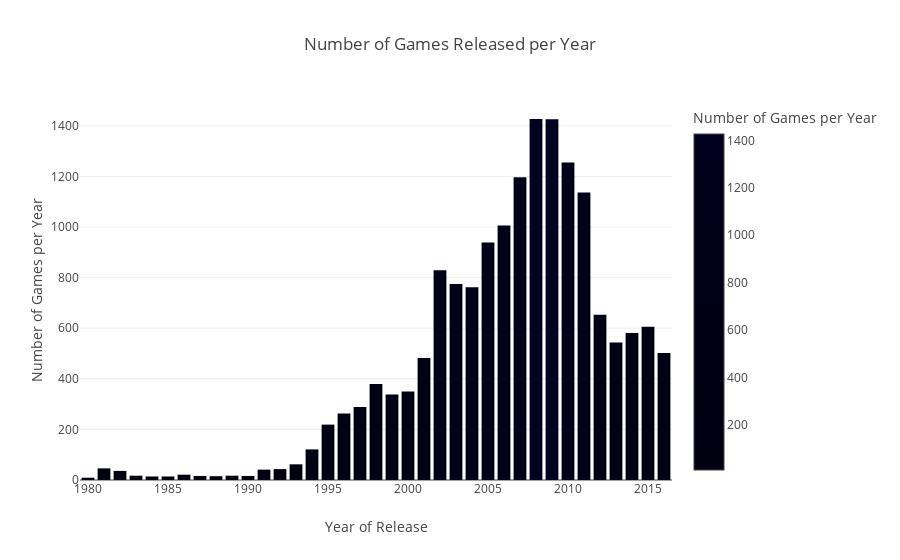

The cell this chart's notebook holds for it:
### Code cell
fig = px.bar(games_per_year, x='year_of_release', y='Number of Games per Year',
             title='Number of Games Released per Year',
             labels={'year_of_release': 'Year of Release', 'Number of Games per year': 'Number of Games'},
             color='Number of Games per Year')
fig.show()

### Figure 1 — Plotly figure (JSON) as saved in the notebook; plotly's stock layout.template omitted (floating-point values rounded to 4 significant figures)
{"data": [{"alignmentgroup": "True", "hovertemplate": "Year of Release=%{x}<br>Number of Games per Year=%{marker.color}<extra></extra>", "legendgroup": "", "marker": {"color": [9, 14, 14, 15, 16, 16, 17, 17, 21, 36, 41, 43, 46, 62, 121, 219, 263, 289, 338, 350, 379, 482, 502, 544, 581, 606, 653, 762, 775, 829, 939, 1006, 1136, 1197, 1255, 1426, 1427], "coloraxis": "coloraxis", "pattern": {"shape": ""}}, "name": "", "offsetgroup": "", "orientation": "v", "showlegend": false, "textposition": "auto", "type": "bar", "x": [1980, 1984, 1985, 1988, 1990, 1987, 1989, 1983, 1986, 1982, 1991, 1992, 1981, 1993, 1994, 1995, 1996, 1997, 1999, 2000, 1998, 2001, 2016, 2013, 2014, 2015, 2012, 2004, 2003, 2002, 2005, 2006, 2011, 2007, 2010, 2009, 2008], "xaxis": "x", "y": [9, 14, 14, 15, 16, 16, 17, 17, 21, 36, 41, 43, 46, 62, 121, 219, 263, 289, 338, 350, 379, 482, 502, 544, 581, 606, 653, 762, 775, 829, 939, 1006, 1136, 1197, 1255, 1426, 1427], "yaxis": "y"}], "layout": {"barmode": "relative", "coloraxis": {"colorbar": {"title": {"text": "Number of Games per Year"}}, "colorscale": [[0, "#000011"], [0.1111, "#000012"], [0.2222, "#000013"], [0.3333, "#000014"], [0.4444, "#000015"], [0.5556, "#000016"], [0.6667, "#000017"], [0.7778, "#000018"], [0.8889, "#000019"], [1, "#000020"]]}, "legend": {"tracegroupgap": 0}, "title": {"text": "Number of Games Released per Year"}, "xaxis": {"anchor": "y", "domain": [0, 1], "title": {"text": "Year of Release"}}, "yaxis": {"anchor": "x", "domain": [0, 1], "title": {"text": "Number of Games per Year"}}}}
